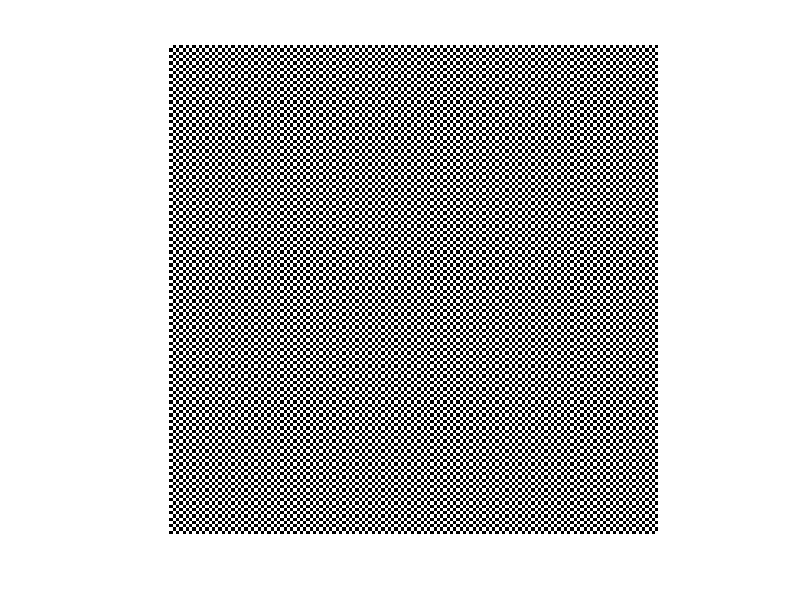

Here is the MATLAB script that generated this plot:
S = zeros(150,150);
for i=1:150
    for j=1:150
        if(mod(i,2))
           if(mod(j,2)~=0)
               S(i,j) = 1;
           else
               S(i,j) = 0;
           end
        else
            if(mod(j,2)~=0)
               S(i,j) = 0;
           else
               S(i,j) = 1;
           end
        end
    end
end
imshow(S)
